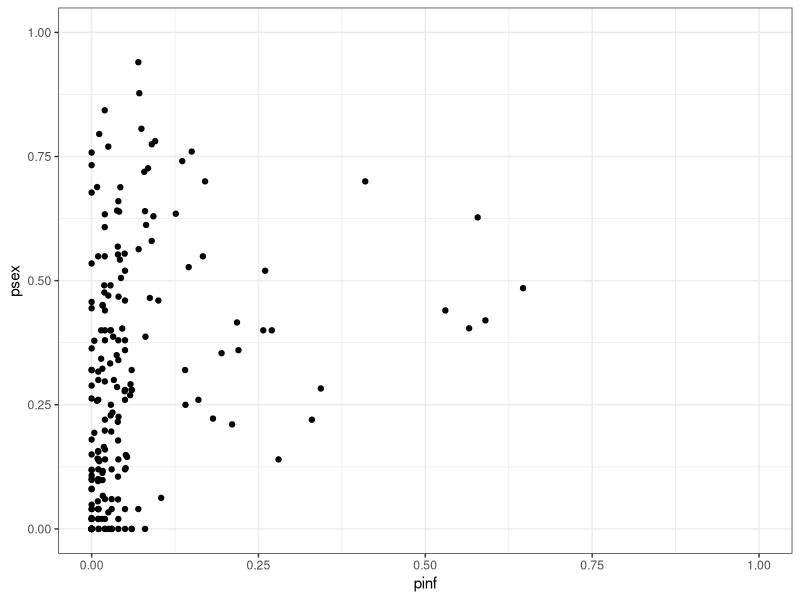
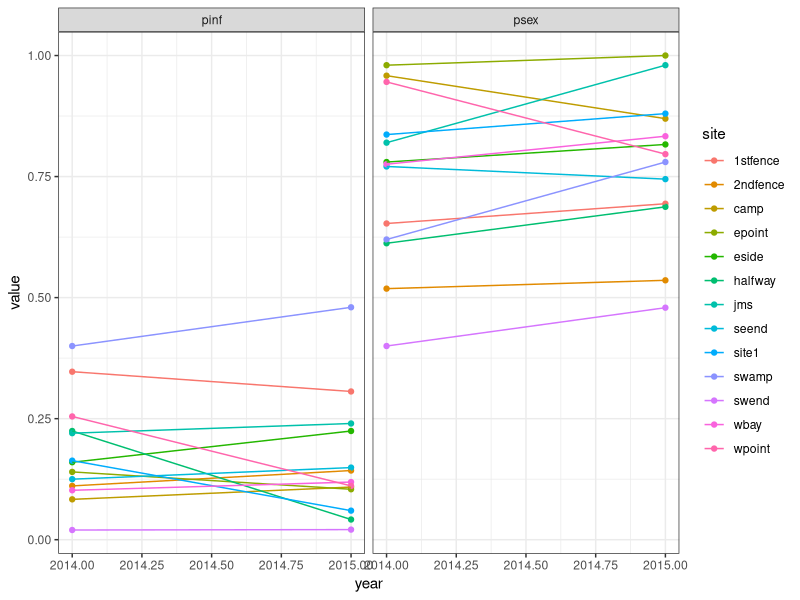
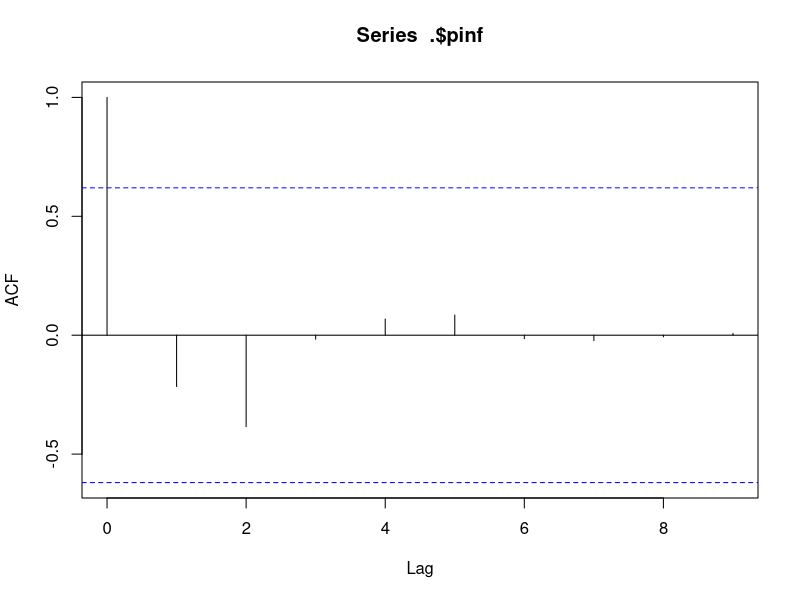
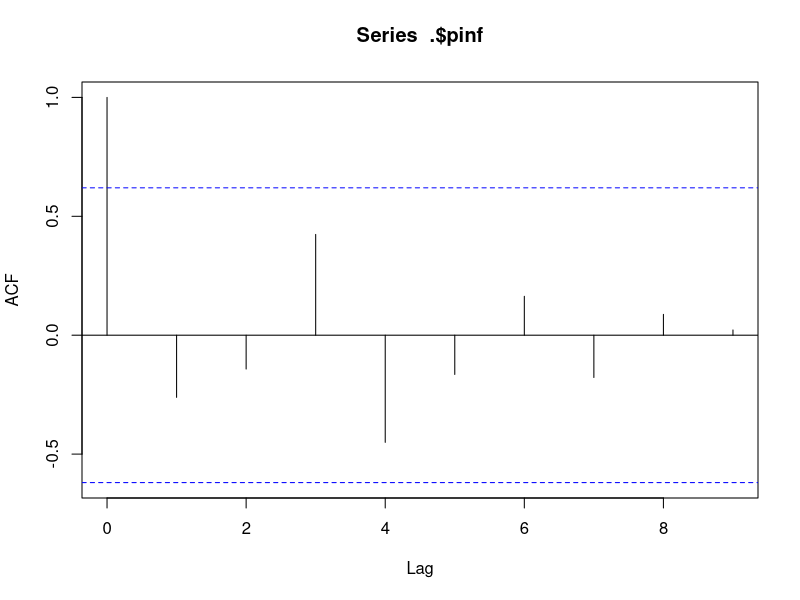
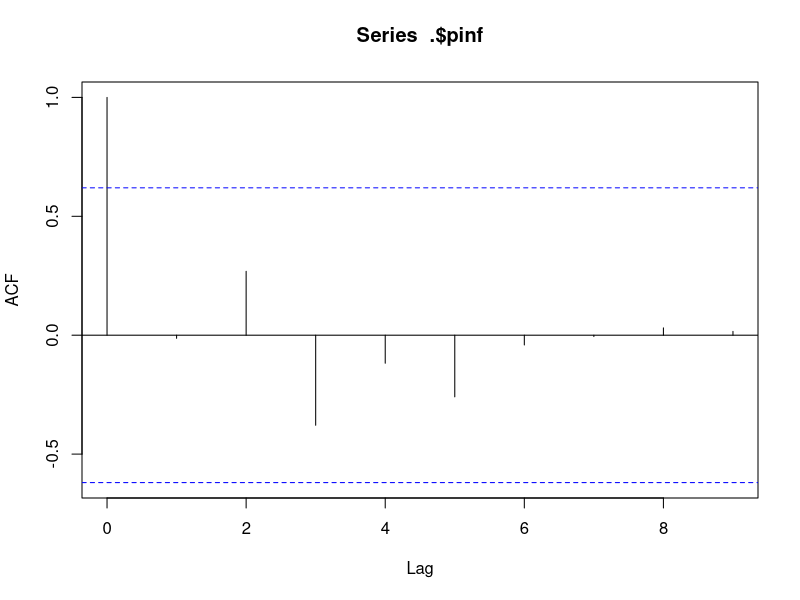
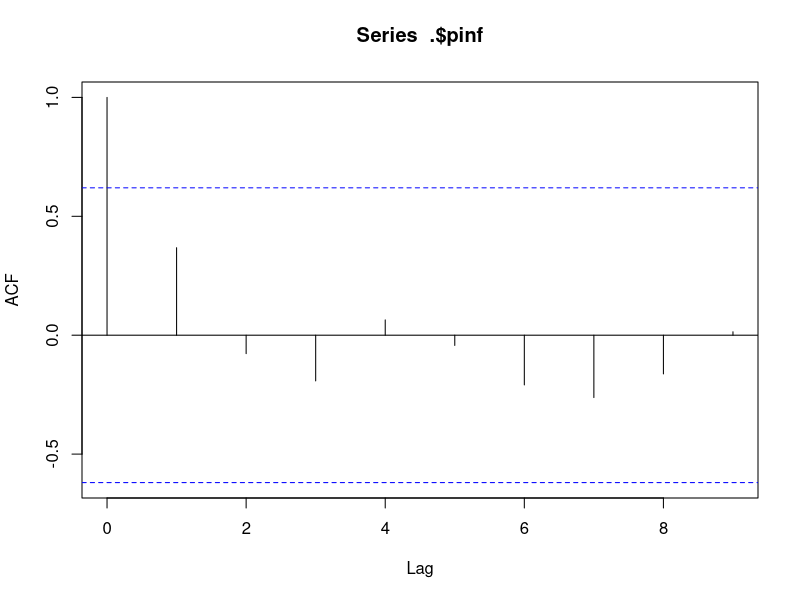
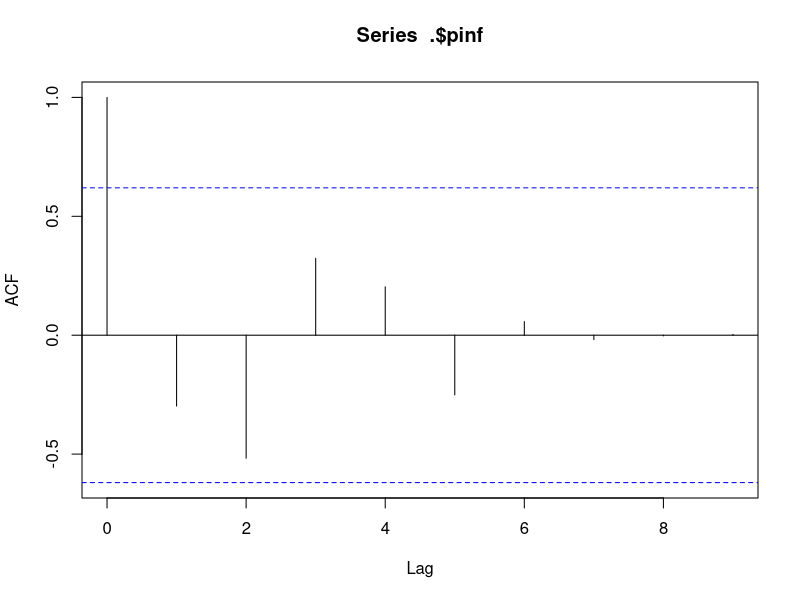
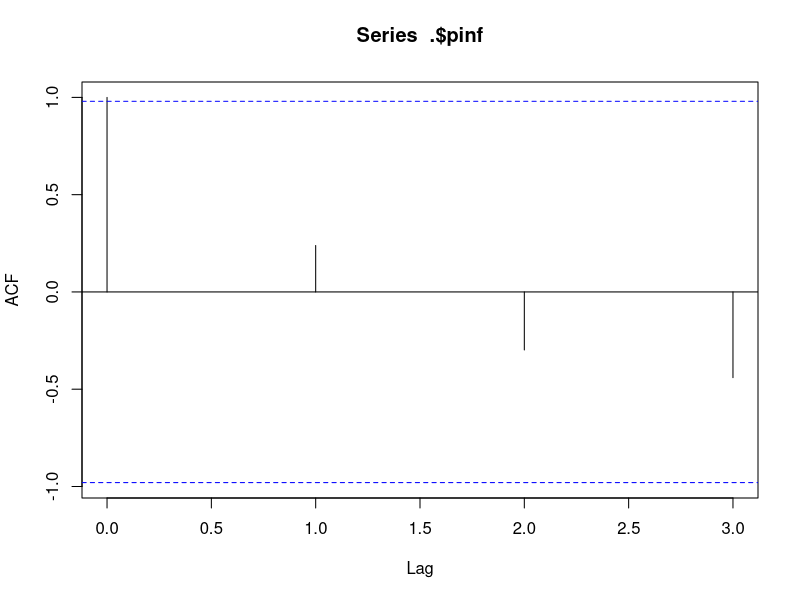

Recreate these plots in R, in order. (Note: this script raises an error after producing the figures.)
## ---- chunk 1
library(ggplot2); theme_set(theme_bw())
library(dplyr)
library(tidyr)
library(readxl)
library(lme4)
## ---- chunk 2

vergara2014 <- read_excel("vergara_2014.xlsx", sheet=1)
vergara2013 <- read.csv("vergara_2013_15_lakes.txt", sep="\t")
vergara2013a <- read.csv("vergara_2013_alexandrina.txt", sep="\t")

vergara2013_lakes <- c("Grasmere",
                       "Heron",
                       "Ida",
                       "Kaniere",
                       "Mapourika",
                       "Rotoiti",
                       "Rotora",
                       "Selfe")

vergara2013 %>%
    filter(lake %in% vergara2013_lakes)    


v <- vergara2013 %>%
    group_by(year, lake, sites, habitat) %>%
    summarize(psex=2*mean(sex=="male"),
              pinf=mean(Microphallus))

ggplot(v, aes(pinf, psex)) +
    geom_point() +
    ylim(c(0, 1)) +
    xlim(c(0, 1))

vv <- vergara2013a %>% 
    as.tbl %>% 
    group_by(year, lake, sites, habitat) %>% 
    summarize(psex=2*mean(sex=="male"), 
              pinf=mean(as.numeric(as.character(Microphallus)), na.rm=TRUE))
## ---- chunk 3
gibson <- read.csv("gibson_2016_b.csv") %>%
    select(-X, -length) %>%
    filter(!is.na(year))

gibson2 <- gibson %>% 
    group_by(year, site) %>%
    summarize(pinf=mean(infected), psex=mean(ploidy==2))

gibson2 %>%
    gather(key, value, -year, -site) %>%
    ggplot(aes(year, value, col=site)) +
    geom_point() +
    geom_line() +
    facet_grid(~key)
## ---- chunk 4
gibson_a <- read.csv("gibson_2016_a.csv")

gibson3 <- gibson_a %>%
    group_by(year, sites) %>%
    summarize(pinf=mean(mic))

gibson3 %>%
    group_by(sites) %>%
    do(acf(.$pinf))

gibson3 %>%
    filter(sites=="wbay") %>%
    group_by() %>%
    select(pinf) %>% unlist %>% acf


g <- gibson3 %>%
    spread(sites, pinf)


plot(g$wbay, type="l")

matplot(g[2:14], type="l", ylim=c(0, 1))

ccf(g[2:14], g[2:14])
